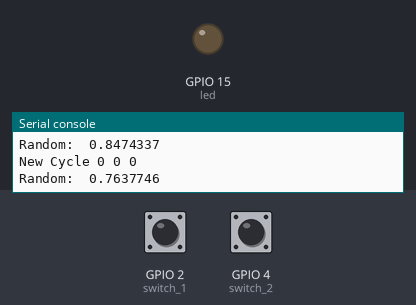
Bench run of a program on a simulated ESP32 board running MicroPython. On the bench: output pins drawn as LEDs (lit = HIGH), the last lines printed to the serial console. The inputs (shaded band) are chosen by the test bench; at power-on: GPIO 4 (switch_2) LOW, GPIO 2 (switch_1) LOW. Random numbers come from a fixed seed; the board's own WiFi access point starts at once.

Above: at 1.2 s.
1.3 s: GPIO 4 (switch_2) pulled HIGH for 3.2 s
At 3.4 s:
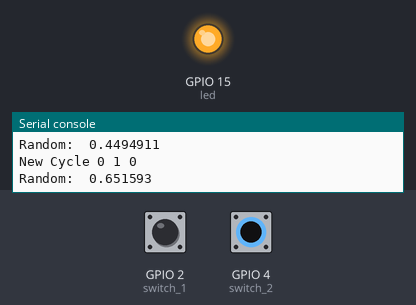
6.0 s: GPIO 4 (switch_2) pulled HIGH for 1 s
At 8.5 s:
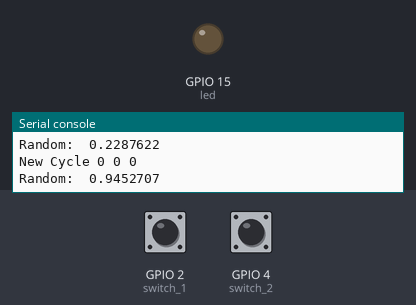
Timing chart, 0 to 10.0 s (numbered marks = the images above; inputs shaded):
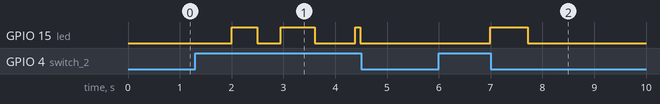

The program:

start.py
```python
from machine import Pin
from time import sleep
import random
import network

print("Start Program...")

switch_1 = Pin(2, Pin.IN)
switch_2 = Pin(4, Pin.IN)

led = Pin(15, Pin.OUT, drive=Pin.DRIVE_0)

swapper = 0

ap = network.WLAN(network.AP_IF)
ap.config(ssid='WIFI@DB')
ap.config(max_clients=10)
ap.active(True)

while True:
    print("New Cycle", switch_1.value(), switch_2.value(), led.value())

    if switch_1.value() == 1 and switch_2.value() == 1:
        led.value(1)
    elif switch_1.value() == 0 and switch_2.value() == 1:
        if swapper == 1:
            led.value(1)
            swapper = 0
        else:
            led.value(0)
            swapper = 1
    else:
        led.value(0)
    next_random = random.random()
    print("Random: ", next_random)

    sleep(next_random)
    
```

Measured:
- after the input at 1.3 s, GPIO 15 (led): goes HIGH 0.50 s, LOW 0.45 s, HIGH 0.65 s, LOW 0.79 s, HIGH 0.09 s, then LOW, starting after 0.70 s
- after the input at 6.0 s, GPIO 15 (led): LOW → HIGH after 1.0 s, → LOW 0.72 s later
